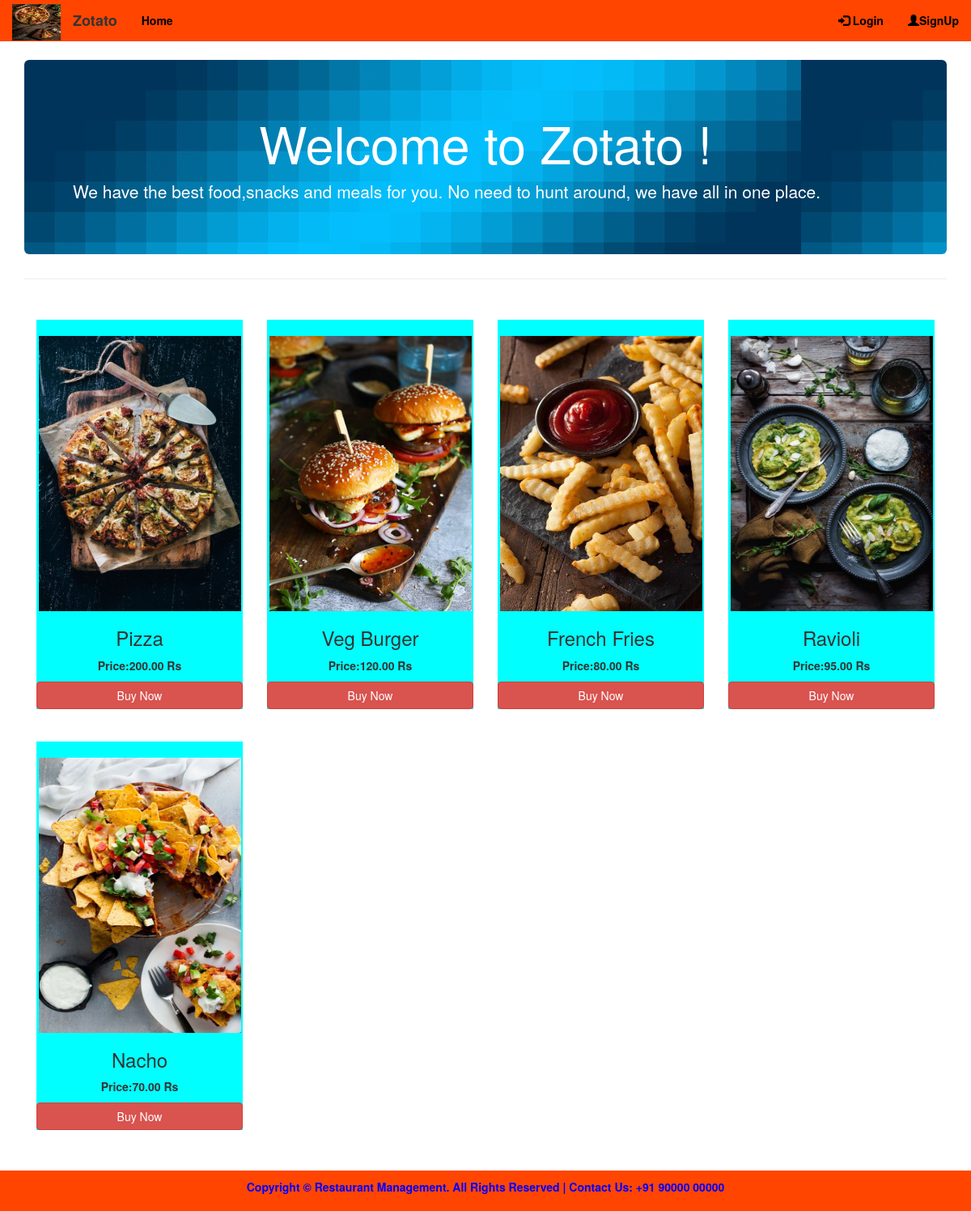
The page /menu1.php?id=4 on the database its author committed.
### tables this page shows
CREATE TABLE `menu` (
  `item_code` int(255) NOT NULL,
  `item_name` varchar(255) NOT NULL,
  `price` int(255) NOT NULL,
  `restaurant_name` varchar(255) NOT NULL,
  `foodimage` varchar(1000) NOT NULL
);

### menu1.php (the view, shortened to what this page needs)
<?php
require("includes/common.php");
if (isset($_GET['id']) && is_numeric($_GET['id'])) {
 $rid = $_GET['id'];
$query1 = "SELECT restaurant_name FROM restaurant WHERE restaurant_id=".$rid;
$result1 = mysqli_query($con, $query1)or die($mysqli_error($con));
$row1=mysqli_fetch_array($result1);
 $name=$row1['restaurant_name'];
$query = "SELECT * FROM menu WHERE restaurant_name='".$name."'";
$result = mysqli_query($con, $query)or die($mysqli_error($con));
?>
<!DOCTYPE html>
<html lang="en">
    <head>
          <link rel="stylesheet" href="style.css" type="text/css"/>
         <link rel="stylesheet" href="https://maxcdn.bootstrapcdn.com/bootstrap/3.3.7/css/bootstrap.min.css" >
    <body >
        <?php
        include 'includes/header.php';
        include 'includes/Check-if-added.php';
        ?>
        <div class="container" id="content"style="padding-top:20px" >
            <div class="jumbotron home-spacer" id="products-jumbotron" style="background:url('img/pat.jpg')">
                <center><?php echo "<h1 style='color:white'> Welcome to Zotato !</h1>"; ?></center>
                <p style="color:white">We have the best food,snacks and meals for you. No need to hunt around, we have all in one place.</p>
            </div>
            <hr>
            <?php while ($row = mysqli_fetch_array($result)) {?>
                <div class="col-md-3 col-sm-6 home-feature" style="padding-top: 30px">
                        <div class="caption" style="background-color: cyan" >
                            <center><div  style="padding-top:20px"><img src="img/<?php echo $row['foodimage'];?>" height="340" width="250" > </div></center>
                            <center><?php echo "<h3> ".$row['item_name']."</h3>"; ?></center>
                            <center> <?php echo "<p> Price:".$row['price'].".00 Rs</p>"; ?></center>
                            <?php
                            if (!isset($_SESSION['email'])) { ?>
                                <p><a href="login.php" role="button" class="btn btn-danger btn-block">Buy Now</a></p>
                                <?php
                            }
                            ?>
                        </div>
                    </div>
<?php }
                               } ?>
        </div>
        <br><br>
        <?php include("includes/footer.php"); ?>
    </body>
</html>

### style.css (style rules this page uses)
body, html { width: 100%; height: 100%; }
body { padding-top:100px; }
body { background: linear-gradient(#10416b, black); }
body, h1, h2, h3, h4, h5, h6 { font-family: "Lato","Helvetica Neue",Helvetica,Arial,sans-serif; font-weight: 700; }
#content { min-height: 600px; }
* { margin: 0; padding: 0; }
html { overflow-y: scroll; }
html, body { padding-top: 27px; background: center no-repeat fixed url('img/download.jfif'); background-size: cover; background: #EEEEEE; width: 100%; }

### rows shown on the page
menu: foodimage (picture), item_name "Pizza", price "200"
menu: foodimage (picture), item_name "Veg Burger", price "120"
menu: foodimage (picture), item_name "French Fries", price "80"
menu: foodimage (picture), item_name "Ravioli", price "95"
menu: foodimage (picture), item_name "Nacho", price "70"
